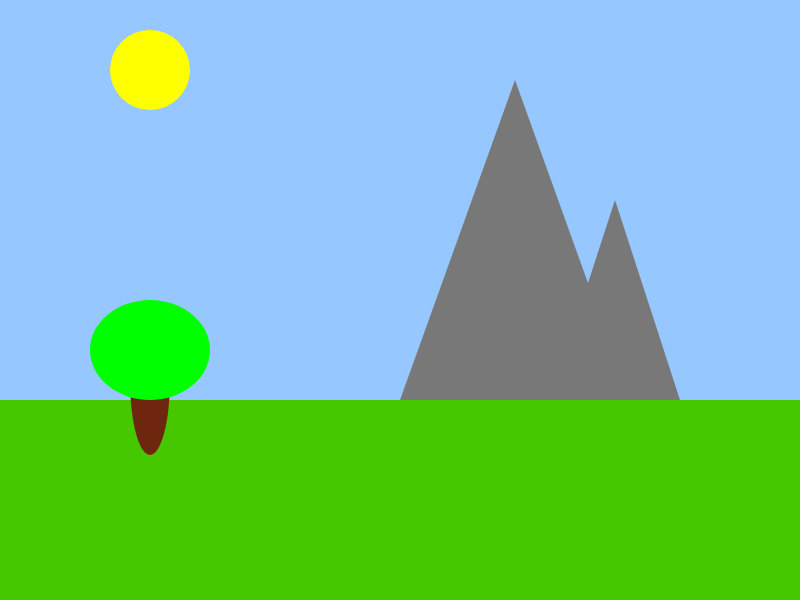
Frame 1 (no input)
Frame 60 (no input): identical to frame 1, image omitted
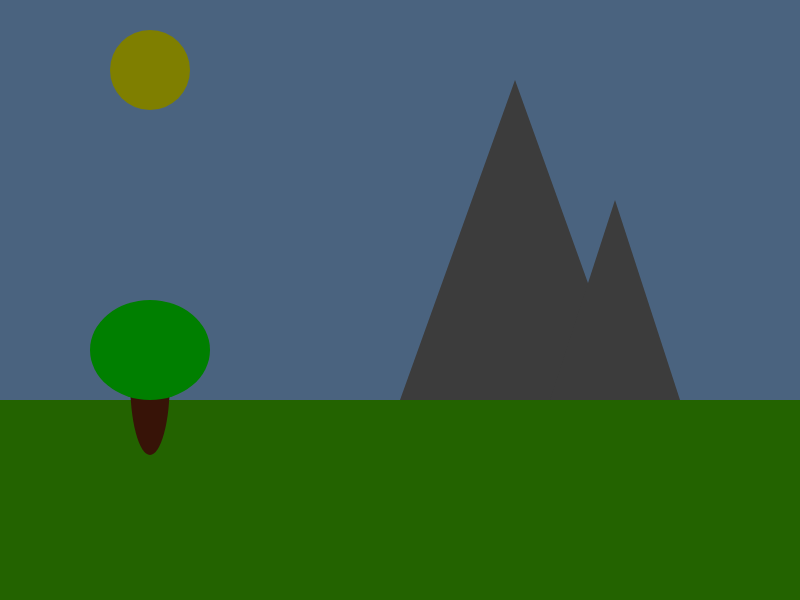
Frame 120 (the mouse pressed at the canvas centre since frame 60)

The p5.js sketch that drew these frames (run headless with seeded random() and noise() and a simulated clock; from frame 60 on, the mouse is pressed at the canvas centre):

// p5.js sketch
// ── sketch.js
var groundHeight;
var mountain1;
var mountain2;

var tree;

var moon;
var sun;
var darkness;

function setup()
{
	createCanvas(800, 600);
	//set the groundHeight proportional to the canvas size
	groundHeight = (height / 3) * 2;

	//initalise the mountain objects with properties to help draw them to the canvas
	mountain1 = {
		x: 400,
		y: groundHeight,
		height: 320,
		width: 230
	};
	mountain2 = {
		x: 550,
		y: groundHeight,
		height: 200,
		width: 130
	};

	//initalise the tree object
	tree = {
		x: 150,
		y: groundHeight - 20,
		trunkWidth: 40,
		trunkHeight: 150,
		canopyWidth: 120,
		canopyHeight: 100
	};

    //initalise the sun 
	sun = {
		x: 150,
		y: 70,
		diameter: 80,
	};
    
    //TASK: intialise a moon object with an extra property for brightness


	//set the initial darkness
	darkness = 0;
}



function draw()
{
	//TASK: update the values for the moons brightness, the sun's position and the darkness.
	//You can either map this to the mouse's location (i.e. the futher left the mouse is the more daylight) or you can just change the values gradually over time.
    darkness = map(mouseX + mouseY,
                  0, width + height,
                  0, 255);
    

	//draw the sky
	background(150, 200, 255);
	noStroke();

	//draw the sun
	fill(255, 255, 0);
	ellipse(sun.x, sun.y, sun.diameter);
    
    //TASK: you'll need to draw the moon too. Make sure you use brightness to adjust the colour

	//draw the ground and make it green
	fill(70, 200, 0);
	rect(0, groundHeight, width, height - groundHeight);

	//draw the mountains
	fill(120);
	triangle(mountain1.x, mountain1.y,
		mountain1.x + mountain1.width, mountain1.y,
		mountain1.x + (mountain1.width / 2), mountain1.y - mountain1.height);

	triangle(mountain2.x, mountain2.y,
		mountain2.x + mountain2.width, mountain2.y,
		mountain2.x + (mountain2.width / 2), mountain2.y - mountain2.height);
    
    //TASK: You can draw the tree yourself
    fill(110, 38, 14);
    ellipse(tree.x,tree.y,tree.trunkWidth,tree.trunkHeight);
    fill(0,255,0);
    ellipse(tree.x,tree.y - 30,tree.canopyWidth,tree.canopyHeight);
    

	//TASK: make the scene dark by drawing a rectangle that covers the whole canvas.
	//Use the alpha value of fill to determine how dark to make it
    fill(0,0,0,darkness);
    rect(0,0,width,height);



}
